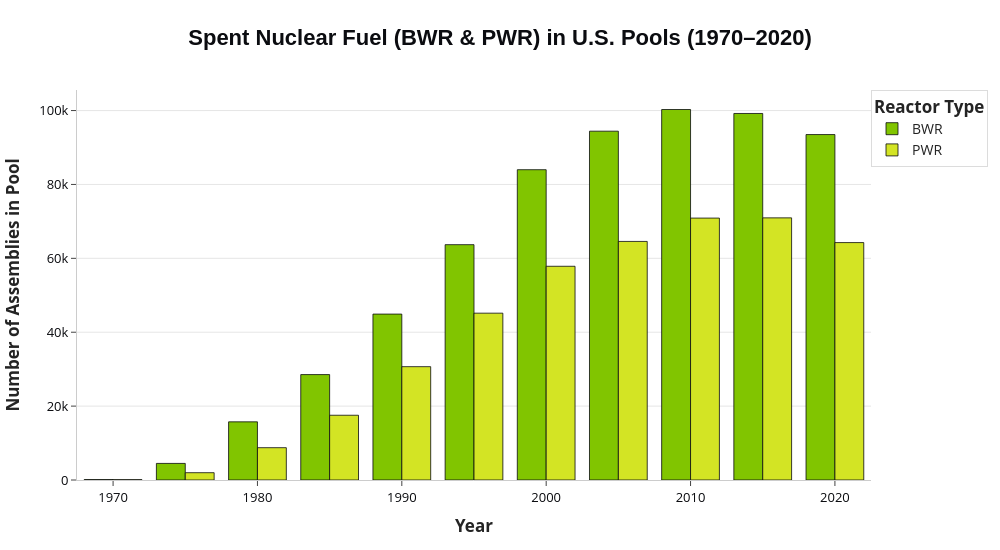

Here is the notebook cell this chart was saved with:
### Code cell
import pandas as pd
import plotly.express as px

# 1. Load the Excel data
df = pd.read_excel("summary3.xlsx")

# 2. Select relevant columns
df = df[[
    "Year",
    "BWR Number of assemblies in Pool",
    "PWR Number of assemblies in Pool",
    "Total Number of assemblies in Pool"
]]

# 3. Rename columns
df = df.rename(columns={
    "BWR Number of assemblies in Pool": "BWR",
    "PWR Number of assemblies in Pool": "PWR",
    "Total Number of assemblies in Pool": "Total"
})

# 4. Melt to long format
df_long = df.melt(
    id_vars=["Year", "Total"],
    value_vars=["BWR", "PWR"],
    var_name="Reactor Type",
    value_name="Assemblies"
)

# 5. Filter to show every 5 years
df_long = df_long[df_long["Year"] % 5 == 0]

# 6. Create grouped bar chart
fig = px.bar(
    df_long,
    x="Year",
    y="Assemblies",
    color="Reactor Type",
    hover_data={"Total": True},
    title="<b>Spent Nuclear Fuel (BWR & PWR) in U.S. Pools (1970–2020)</b>",
    barmode="group",
    color_discrete_map={
        "BWR": "#81c500",   # Sleek royal blue
        "PWR": "#d3e424"    # Coral orange for contrast
    }
)

# 7. Layout polish for publication
fig.update_layout(
    title=dict(
        font=dict(size=22, color="#0b0c10", family="Arial"),
        x=0.5
    ),
    xaxis=dict(
        title="<b>Year</b>",
        tickfont=dict(size=13, color="#0b0c10"),
        showgrid=False,
        linecolor="#cccccc"
    ),
    yaxis=dict(
        title="<b>Number of Assemblies in Pool</b>",
        tickfont=dict(size=13, color="#0b0c10"),
        showgrid=True,
        gridcolor="#e6e6e6",
        linecolor="#cccccc"
    ),
    legend=dict(
        title="<b>Reactor Type</b>",
        orientation="v",
        x=1,
        y=1,
        bgcolor="rgba(255,255,255,0.6)",
        bordercolor="#dcdcdc",
        borderwidth=1
    ),
    font=dict(size=14),
    template="simple_white",
    plot_bgcolor="#ffffff",
    paper_bgcolor="#ffffff",
    width=1000,
    height=550,
    margin=dict(l=70, r=70, t=90, b=70)
)

# 8. Subtle bar outline for definition
fig.update_traces(marker_line_width=0.8, marker_line_color="#0b0c10")

fig.show()

### Figure 1 — Plotly figure (JSON) as saved in the notebook; plotly's stock layout.template omitted (floating-point values rounded to 4 significant figures)
{"data": [{"alignmentgroup": "True", "customdata": [[222], [6467], [24491], [46060], [75583], [108857], [141843], [158990], [171177], [170163], [157763]], "hovertemplate": "Reactor Type=BWR<br>Year=%{x}<br>Assemblies=%{y}<br>Total=%{customdata[0]}<extra></extra>", "legendgroup": "BWR", "marker": {"color": "#81c500", "line": {"color": "#0b0c10", "width": 0.8}, "pattern": {"shape": ""}}, "name": "BWR", "offsetgroup": "BWR", "orientation": "v", "showlegend": true, "textposition": "auto", "type": "bar", "x": [1970, 1975, 1980, 1985, 1990, 1995, 2000, 2005, 2010, 2015, 2020], "xaxis": "x", "y": [123, 4489, 15744, 28531, 44908, 63699, 83991, 94416, 100285, 99209, 93503], "yaxis": "y"}, {"alignmentgroup": "True", "customdata": [[222], [6467], [24491], [46060], [75583], [108857], [141843], [158990], [171177], [170163], [157763]], "hovertemplate": "Reactor Type=PWR<br>Year=%{x}<br>Assemblies=%{y}<br>Total=%{customdata[0]}<extra></extra>", "legendgroup": "PWR", "marker": {"color": "#d3e424", "line": {"color": "#0b0c10", "width": 0.8}, "pattern": {"shape": ""}}, "name": "PWR", "offsetgroup": "PWR", "orientation": "v", "showlegend": true, "textposition": "auto", "type": "bar", "x": [1970, 1975, 1980, 1985, 1990, 1995, 2000, 2005, 2010, 2015, 2020], "xaxis": "x", "y": [99, 1978, 8747, 17529, 30675, 45158, 57852, 64574, 70892, 70954, 64260], "yaxis": "y"}], "layout": {"barmode": "group", "font": {"size": 14}, "height": 550, "legend": {"bgcolor": "rgba(255,255,255,0.6)", "bordercolor": "#dcdcdc", "borderwidth": 1, "orientation": "v", "title": {"text": "<b>Reactor Type</b>"}, "tracegroupgap": 0, "x": 1, "y": 1}, "margin": {"b": 70, "l": 70, "r": 70, "t": 90}, "paper_bgcolor": "#ffffff", "plot_bgcolor": "#ffffff", "title": {"font": {"color": "#0b0c10", "family": "Arial", "size": 22}, "text": "<b>Spent Nuclear Fuel (BWR & PWR) in U.S. Pools (1970–2020)</b>", "x": 0.5}, "width": 1000, "xaxis": {"anchor": "y", "domain": [0, 1], "linecolor": "#cccccc", "showgrid": false, "tickfont": {"color": "#0b0c10", "size": 13}, "title": {"text": "<b>Year</b>"}}, "yaxis": {"anchor": "x", "domain": [0, 1], "gridcolor": "#e6e6e6", "linecolor": "#cccccc", "showgrid": true, "tickfont": {"color": "#0b0c10", "size": 13}, "title": {"text": "<b>Number of Assemblies in Pool</b>"}}}}
